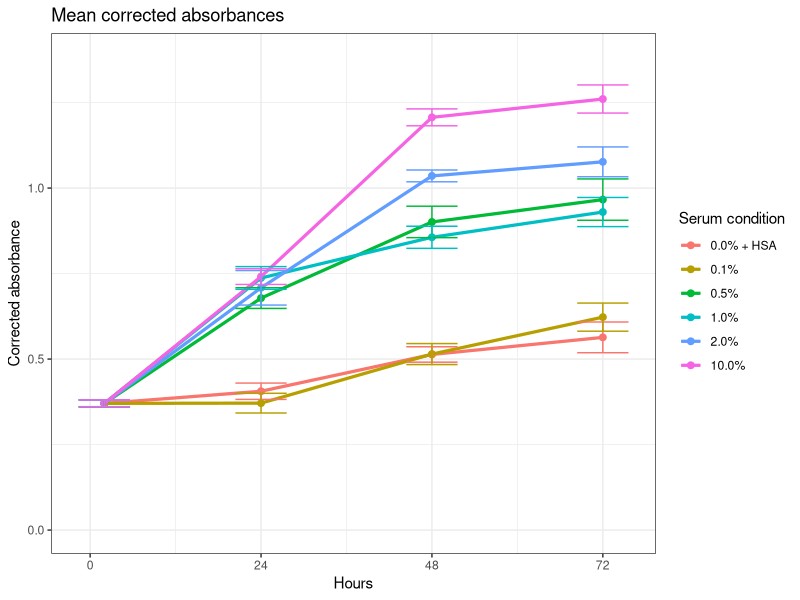
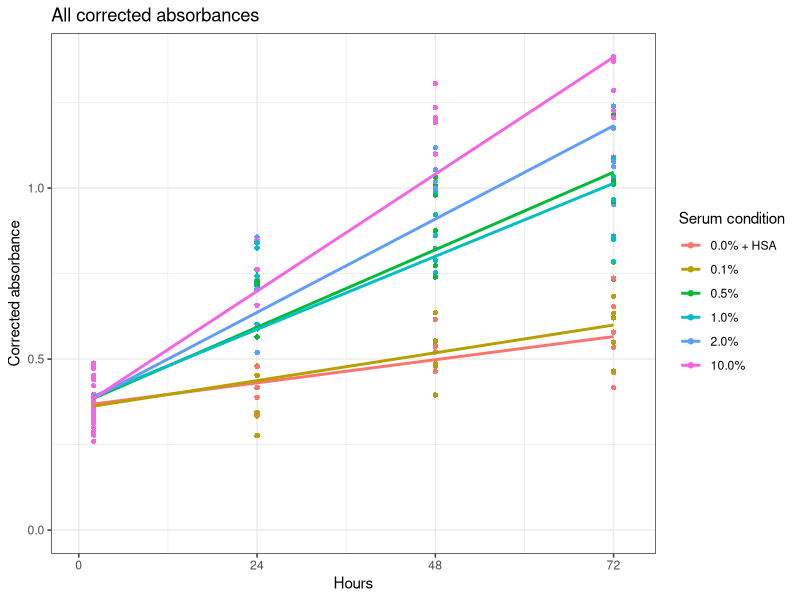
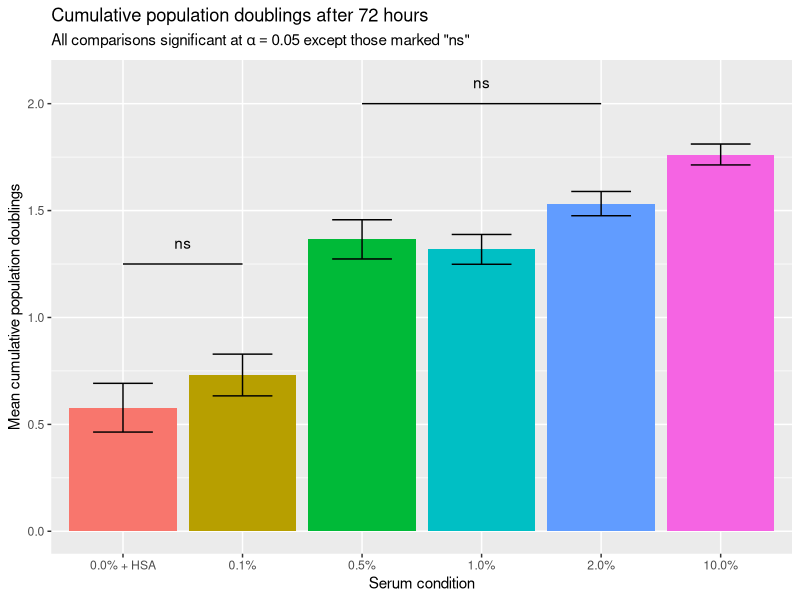
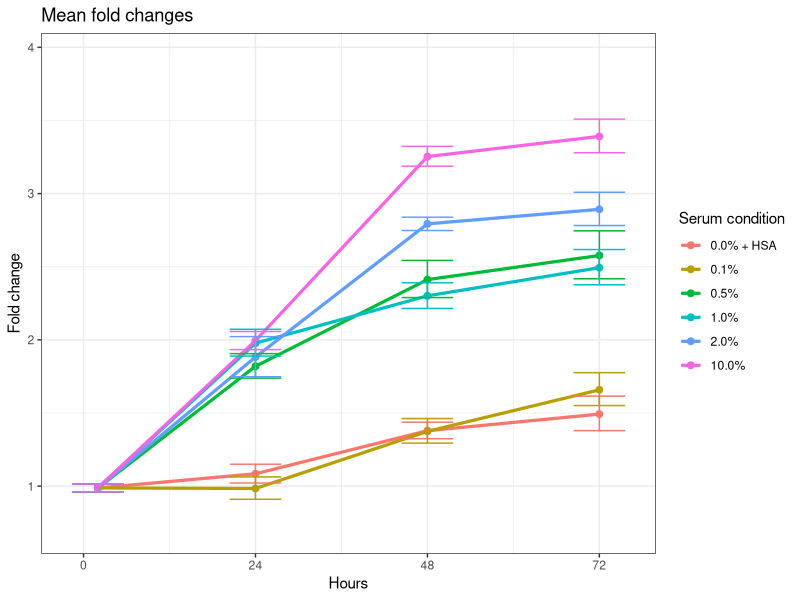
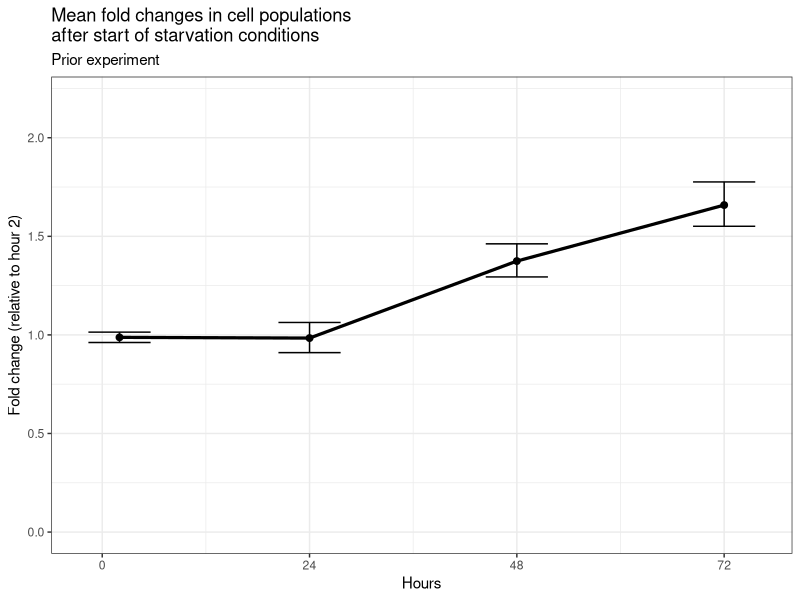
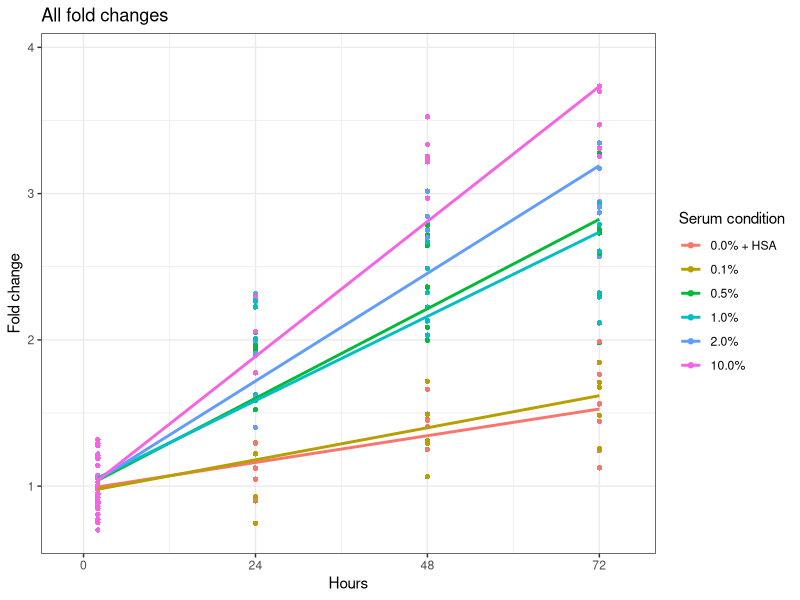
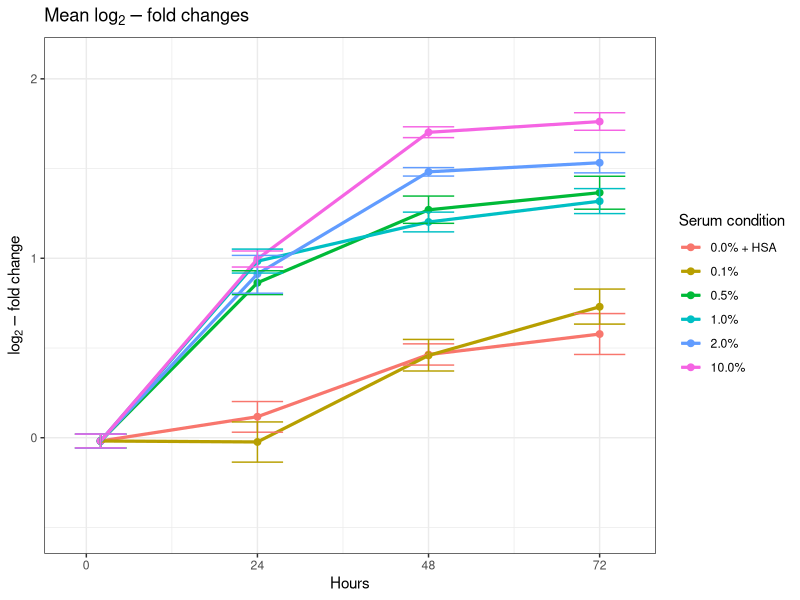
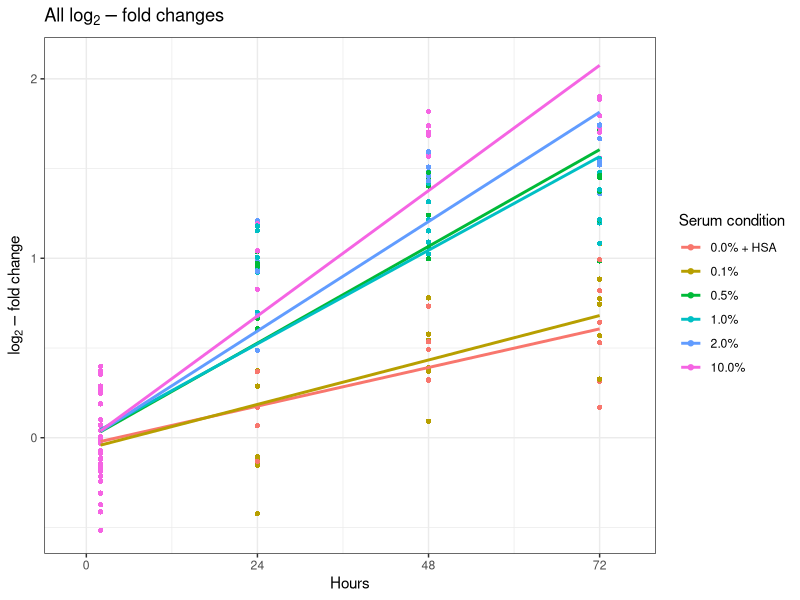

Reproduce these figures in R, in order.
# Setup ####

library(tidyverse)
library(patchwork)

overwrite <- F # Change to TRUE to overwrite plots in /../figures/ with new plots
plotWindow <- F # Change to TRUE to show plots in RStudio window


# Data Wrangling ####

absorb <- read_csv('all.csv') |> 
  select(!BLK) |> 
  pivot_longer(!Hours,names_to = 'Serum condition',values_to = 'Abs') |> 
  mutate('Serum condition'=paste0(sprintf("%.1f", round(as.numeric(`Serum condition`)*100,1)),'%'))|>
  mutate('Serum condition'=str_replace_all(`Serum condition`,'^0.0%','0.0% + HSA')) |> 
  mutate('Serum condition'=factor(`Serum condition`,levels=c('0.0% + HSA', '0.1%', '0.5%', '1.0%', '2.0%', '10.0%'))) |> 
  filter(Abs!=min(Abs)) # manually removing 1 outlier

conds <-unique(absorb$`Serum condition`)
hrs <- absorb |> 
  filter(Hours!=2) |> 
  select(Hours) |> 
  pull() |> 
  unique()


# Absorbance plots ####

abs2 <- list()
for(c in 1:length(conds)){
  abs2[[c]] <- absorb |> 
    filter(Hours==2) |> 
    mutate('Serum condition'=conds[c])
}
abs2 <- bind_rows(abs2)

absorbPlotting <- absorb |> 
  filter(Hours!=2) |> 
  bind_rows(abs2) |> 
  rowwise() |> 
  mutate(plot=any(Hours!=2,`Serum condition`=='10.0%'))

## All absorbances ####

absPlot <- absorbPlotting |> 
  ggplot(aes(x=Hours,y=`Abs`,color=`Serum condition`))+
  geom_point(aes(shape=plot))+
  scale_x_continuous(breaks=c(0,hrs),limits=c(0,max(hrs)+2))+
  scale_y_continuous(limits=c(0,max(absorbPlotting$Abs)))+
  geom_smooth(method='lm',formula=y~x,se=F)+
  scale_shape_manual(values=c(NA,16),guide='none')+
  labs(y='Corrected absorbance',title='All corrected absorbances')+
  theme_bw()
if(overwrite) {
  absPlot <- absPlot+scale_color_discrete(guide='none')
}

if(plotWindow) absPlot


## Mean absorbances ####

meanFunk <- function(x,i){mean(x[i])} # for boot
se <- function(data,times=2000){
  b <- boot::boot(data,meanFunk,times)
  return(sd(b$t))
}

means <- absorbPlotting |> 
  group_by(Hours,`Serum condition`) |> 
  summarise('Mean Abs'=mean(Abs),'Mean Abs SE'=se(Abs)) |> 
  rowwise() |> 
  mutate(plot=any(Hours!=2,`Serum condition`=='10.0%'))

absMeansPlot <- means |>
  ggplot(aes(x=Hours,y=`Mean Abs`,color=`Serum condition`))+
  geom_point(size=2)+
  geom_path(linewidth=1.1)+
  geom_errorbar(aes(ymin=`Mean Abs`-`Mean Abs SE`, ymax=`Mean Abs`+`Mean Abs SE`),width=max(hrs)/10)+
  labs(y='Corrected absorbance',title='Mean corrected absorbances')+
  scale_x_continuous(breaks=c(0,hrs))+
  scale_y_continuous(limits=c(0,max(absorbPlotting$Abs)))+
  theme_bw()

if(plotWindow) absMeansPlot

# Fold changes plots ####

init <- absorb |> 
  filter(Hours==2) |> 
  select(Abs) |> 
  pull() |> 
  mean()

folds <- absorb |> 
  filter(Hours!=2) |> 
  mutate('Fold change'=Abs/init) |> 
  select(!Abs)

folds2 <- list()
for(c in 1:length(conds)){
  folds2[[c]] <- absorb |> 
    filter(Hours==2) |> 
    mutate('Fold change'=Abs/init) |> 
    mutate('Serum condition'=conds[c]) |> 
    select(!Abs)
}
folds2 <- bind_rows(folds2)


## All log fold changes ####

logFoldsPlotting <- folds |> 
  bind_rows(folds2) |> 
  mutate('Log fold change'=log2(`Fold change`)) |> 
  select(!`Fold change`) |> 
  rowwise() |> 
  mutate(plot=any(Hours!=2,`Serum condition`=='10.0%'))

logFoldsPlot <- logFoldsPlotting |> 
  ggplot(aes(x=Hours,y=`Log fold change`,color=`Serum condition`))+
  geom_point(aes(shape=plot))+
  scale_x_continuous(breaks=c(0,hrs),limits=c(-2,max(hrs)+4))+
  scale_y_continuous(limits=c(min(logFoldsPlotting$`Log fold change`),
                              max(logFoldsPlotting$`Log fold change`)+0.2))+
  geom_smooth(method='lm',formula=y~x,se=F)+
  scale_shape_manual(values=c(NA,16),guide='none')+
  labs(y=bquote(log[2]-'fold change'),title=bquote('All'~log[2]-'fold changes'))+
  theme_bw()
if(overwrite){
  logFoldsPlot <- logFoldsPlot+scale_color_discrete(guide='none')
}

if(plotWindow) logFoldsPlot


## Mean log fold changes ####

meanLogFolds <- logFoldsPlotting |> 
  group_by(Hours,`Serum condition`) |> 
  summarise('Mean log fold change'=mean(`Log fold change`),
            'errBar min'=`Mean log fold change` - se(`Log fold change`),
            'errBar max'=`Mean log fold change` + se(`Log fold change`)) |> 
  rowwise() |> 
  mutate(plot=any(Hours!=2,`Serum condition`=='10.0%'))

logFoldMeansPlot <- meanLogFolds |> 
  ggplot(aes(x=Hours,y=`Mean log fold change`,color=`Serum condition`))+
  geom_point(size=2)+
  geom_path(linewidth=1.1)+
  geom_errorbar(aes(ymin=`errBar min`, ymax=`errBar max`),width=max(hrs)/10)+
  scale_x_continuous(breaks=c(0,hrs),limits=c(-2,max(hrs)+4))+
  scale_y_continuous(limits=c(min(logFoldsPlotting$`Log fold change`),
                              max(logFoldsPlotting$`Log fold change`)+0.2))+
  labs(y=bquote(log[2]-'fold change'),title=bquote('Mean'~log[2]-'fold changes'))+
  theme_bw()

if(plotWindow) logFoldMeansPlot


## All fold changes ####

foldsPlot <- logFoldsPlotting |> 
  ggplot(aes(x=Hours,y=2^`Log fold change`,color=`Serum condition`))+
  geom_point(aes(shape=plot))+
  scale_x_continuous(breaks=c(0,hrs),limits=c(-2,max(hrs)+4))+
  scale_y_continuous(limits=c(min(2^logFoldsPlotting$`Log fold change`),
                              max(2^logFoldsPlotting$`Log fold change`)+0.2))+
  geom_smooth(method='lm',formula=y~x,se=F)+
  scale_shape_manual(values=c(NA,16),guide='none')+
  labs(y='Fold change',title='All fold changes')+
  theme_bw()
if(overwrite){
  foldsPlot <- foldsPlot+scale_color_discrete(guide='none')
}

if(plotWindow) foldsPlot


## Mean fold changes ####

foldMeansPlot <- meanLogFolds |> 
  ggplot(aes(x=Hours,y=2^`Mean log fold change`,color=`Serum condition`))+
  geom_point(size=2)+
  geom_path(linewidth=1.1)+
  geom_errorbar(aes(ymin=2^`errBar min`, ymax=2^`errBar max`),width=max(hrs)/10)+
  scale_x_continuous(breaks=c(0,hrs),limits=c(-2,max(hrs)+4))+
  scale_y_continuous(limits=c(min(2^logFoldsPlotting$`Log fold change`),
                              max(2^logFoldsPlotting$`Log fold change`)+0.2))+
  labs(y='Fold change',title='Mean fold changes')+
  theme_bw()

if(plotWindow) foldMeansPlot

foldMeansPlot0.1 <- meanLogFolds |> 
  filter(`Serum condition`=='0.1%') |> 
  ggplot(aes(x=Hours,y=2^`Mean log fold change`))+
  geom_point(size=2)+
  geom_path(linewidth=1.1)+
  geom_errorbar(aes(ymin=2^`errBar min`, ymax=2^`errBar max`),width=max(hrs)/10)+
  scale_x_continuous(breaks=c(0,hrs),limits=c(-2,max(hrs)+4))+
  scale_y_continuous(limits=c(0,2.2))+
  labs(y='Fold change (relative to hour 2)',title='Mean fold changes in cell populations\nafter start of starvation conditions',subtitle='Prior experiment')+
  theme_bw()

if(plotWindow) foldMeansPlot0.1


# Cumulative population doublings ####

cPDs <- list()
ind <- 1
for(c1 in 1:length(conds)){
  x <- logFoldsPlotting |> 
    filter(Hours==max(hrs),`Serum condition`==conds[c1]) |> 
    ungroup() |> 
    select(`Log fold change`) |> 
    pull()
  xbar <- meanLogFolds |> 
    filter(Hours==max(hrs),`Serum condition`==conds[c1]) |> 
    ungroup() |> 
    select(!c(Hours,`Serum condition`,plot))
  
  for(c2 in 1:length(conds)){
    if(c2==c1) test <- NA
    else{
      y <- logFoldsPlotting |> 
        filter(Hours==max(hrs),`Serum condition`==conds[c2]) |> 
        ungroup() |> 
        select(`Log fold change`) |> 
        pull()
      
      test <- wilcox.test(x,y)$p.value
    }
    
    cPDs[[ind]] <- tibble('Serum condition'=conds[c1],
                           'MLFC'=xbar$`Mean log fold change`,
                           'errBar min'=xbar$`errBar min`,
                           'errBar max'=xbar$`errBar max`,
                           'Serum condition 2'=conds[c2],
                           'p-value'=test)
    ind <- ind+1
  }
}

cPDs <- bind_rows(cPDs) |> 
  nest('Significance tests'=c(`Serum condition 2`,`p-value`))

## Plotting ####

coords <- list(tibble(x=c(3,5),
                      y=c(2,2)),
               tibble(x=c(1,2),
                      y=c(1.25,1.25)))
labels <- tibble(x=c(4,1.5),
                 y=c(2.1,1.35),
                 lab=c('ns','ns'))

doublingsPlot <- cPDs |> 
  ggplot(aes(x=`Serum condition`,fill=`Serum condition`))+
  geom_col(aes(y=MLFC))+
  geom_errorbar(aes(ymin=`errBar min`, ymax=`errBar max`),width=0.5)+
  geom_line(data=coords[[1]],aes(x,y),inherit.aes=F)+
  geom_line(data=coords[[2]],aes(x,y),inherit.aes=F)+
  geom_text(data=labels,aes(x,y,label = lab),inherit.aes=F)+
  scale_fill_discrete(guide='none')+
  labs(y='Mean cumulative population doublings',title='Cumulative population doublings after 72 hours',
       subtitle=bquote('All comparisons significant at'~alpha==0.05~'except those marked \"ns\"'))

if(plotWindow) doublingsPlot


# Writing plots to file ####

if(overwrite){
  absPlots <- absPlot + absMeansPlot
  logFoldsPlots <- logFoldsPlot + logFoldMeansPlot
  foldsPlots <- foldsPlot + foldMeansPlot
  
  figs <- c('absPlots',
            'logFoldsPlots',
            'foldsPlots',
            'foldMeansPlot0.1',
            'doublingsPlot')
  
  fignames <- c('Absorbances',
                'Log2-fold changes',
                'Fold changes',
                'Fold changes 0.1pct',
                'Cumulative population doublings')
  
  folderpath <- paste(getwd(),'/figures/', sep='')
  dir.create(folderpath)
  
  widths <- c(rep(3000,3),900,1400)
  heights <- c(rep(1120,3),1000,1120)
  
  for (i in 1:length(figs)) {
    fig <- figs[i]
    png(filename=paste(folderpath, fignames[i], '.png', sep=''), width=widths[i], height=heights[i], res=250)
    print(get(fig))
    dev.off()
  }
}
